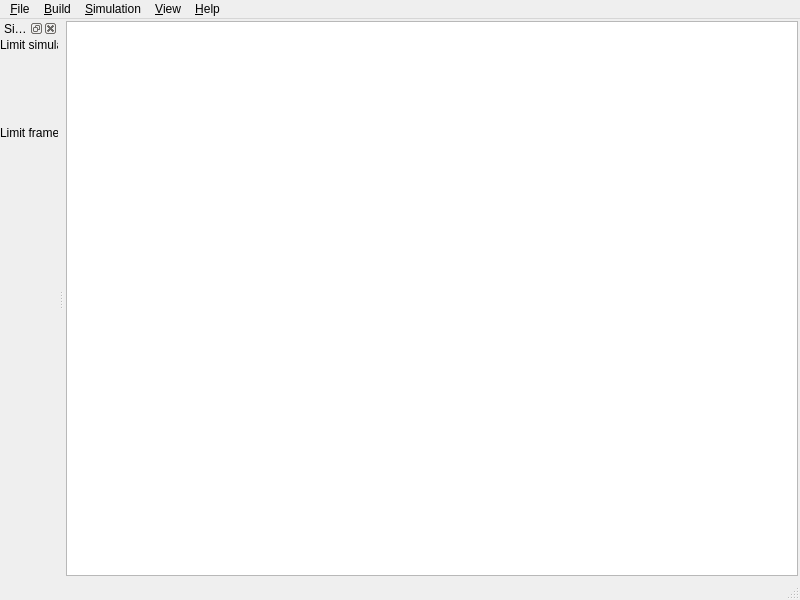
<?xml version="1.0" encoding="UTF-8"?>
<ui version="4.0">
 <class>StarshipMainWindow</class>
 <widget class="QMainWindow" name="StarshipMainWindow">
  <property name="geometry">
   <rect>
    <x>0</x>
    <y>0</y>
    <width>800</width>
    <height>600</height>
   </rect>
  </property>
  <property name="windowTitle">
   <string>Starship</string>
  </property>
  <widget class="QWidget" name="centralwidget">
   <layout class="QHBoxLayout" name="horizontalLayout">
    <property name="margin">
     <number>2</number>
    </property>
    <item>
     <widget class="HexTileGraphicsView" name="hexView">
      <property name="dragMode">
       <enum>QGraphicsView::RubberBandDrag</enum>
      </property>
      <property name="resizeAnchor">
       <enum>QGraphicsView::AnchorViewCenter</enum>
      </property>
     </widget>
    </item>
   </layout>
  </widget>
  <widget class="QMenuBar" name="menubar">
   <property name="geometry">
    <rect>
     <x>0</x>
     <y>0</y>
     <width>800</width>
     <height>25</height>
    </rect>
   </property>
   <widget class="QMenu" name="menuFile">
    <property name="title">
     <string>&amp;File</string>
    </property>
    <addaction name="actionQuit"/>
   </widget>
   <widget class="QMenu" name="menuHelp">
    <property name="title">
     <string>&amp;Help</string>
    </property>
    <addaction name="actionAbout"/>
    <addaction name="actionAboutQt"/>
   </widget>
   <widget class="QMenu" name="menuSimulation">
    <property name="title">
     <string>&amp;Simulation</string>
    </property>
    <addaction name="actionSimRunning"/>
    <addaction name="actionSimulationParameters"/>
   </widget>
   <widget class="QMenu" name="menuView">
    <property name="title">
     <string>&amp;View</string>
    </property>
    <addaction name="actionStatusBar"/>
    <addaction name="actionFullscreen"/>
   </widget>
   <widget class="QMenu" name="menuBuild">
    <property name="enabled">
     <bool>true</bool>
    </property>
    <property name="title">
     <string>&amp;Build</string>
    </property>
    <addaction name="actionBuildDeck"/>
    <addaction name="actionBuildBulkhead"/>
    <addaction name="separator"/>
    <addaction name="actionUnbuild"/>
    <addaction name="separator"/>
    <addaction name="actionCancelJob"/>
    <addaction name="separator"/>
    <addaction name="actionQuickDeck"/>
    <addaction name="actionQuickBulkhead"/>
   </widget>
   <addaction name="menuFile"/>
   <addaction name="menuBuild"/>
   <addaction name="menuSimulation"/>
   <addaction name="menuView"/>
   <addaction name="menuHelp"/>
  </widget>
  <widget class="QStatusBar" name="statusbar"/>
  <widget class="QDockWidget" name="simulationParameters">
   <property name="windowTitle">
    <string>Simulation Parameters</string>
   </property>
   <attribute name="dockWidgetArea">
    <number>1</number>
   </attribute>
   <widget class="DockContentsWidget" name="simulationDockContents">
    <widget class="QWidget" name="layoutWidget">
     <property name="geometry">
      <rect>
       <x>0</x>
       <y>0</y>
       <width>289</width>
       <height>131</height>
      </rect>
     </property>
     <layout class="QVBoxLayout" name="verticalLayout">
      <item>
       <widget class="QLabel" name="simRateLabel">
        <property name="text">
         <string>Limit simulation rate to:</string>
        </property>
       </widget>
      </item>
      <item>
       <layout class="QHBoxLayout" name="horizontalLayout_2">
        <item>
         <spacer name="horizontalSpacer">
          <property name="orientation">
           <enum>Qt::Horizontal</enum>
          </property>
          <property name="sizeHint" stdset="0">
           <size>
            <width>20</width>
            <height>20</height>
           </size>
          </property>
         </spacer>
        </item>
        <item>
         <widget class="QLabel" name="simRateBaseLabel">
          <property name="text">
           <string>60^</string>
          </property>
         </widget>
        </item>
        <item>
         <widget class="QDoubleSpinBox" name="simRateLimit">
          <property name="enabled">
           <bool>true</bool>
          </property>
          <property name="minimum">
           <double>-99.000000000000000</double>
          </property>
          <property name="maximum">
           <double>99.989999999999995</double>
          </property>
          <property name="singleStep">
           <double>0.100000000000000</double>
          </property>
         </widget>
        </item>
        <item>
         <widget class="QLabel" name="simRateLimitUnitsLabel">
          <property name="text">
           <string>seconds per second</string>
          </property>
         </widget>
        </item>
       </layout>
      </item>
      <item>
       <spacer name="verticalSpacer">
        <property name="orientation">
         <enum>Qt::Vertical</enum>
        </property>
        <property name="sizeHint" stdset="0">
         <size>
          <width>20</width>
          <height>20</height>
         </size>
        </property>
       </spacer>
      </item>
      <item>
       <widget class="QLabel" name="frameRateLabel">
        <property name="text">
         <string>Limit frame rate to:</string>
        </property>
       </widget>
      </item>
      <item>
       <layout class="QHBoxLayout" name="horizontalLayout_3">
        <item>
         <spacer name="horizontalSpacer_2">
          <property name="orientation">
           <enum>Qt::Horizontal</enum>
          </property>
          <property name="sizeHint" stdset="0">
           <size>
            <width>20</width>
            <height>20</height>
           </size>
          </property>
         </spacer>
        </item>
        <item>
         <widget class="QSpinBox" name="frameRateLimit">
          <property name="maximum">
           <number>999</number>
          </property>
          <property name="singleStep">
           <number>15</number>
          </property>
          <property name="value">
           <number>30</number>
          </property>
         </widget>
        </item>
        <item>
         <widget class="QLabel" name="frameRateUnitsLabel">
          <property name="text">
           <string>frames per second</string>
          </property>
         </widget>
        </item>
       </layout>
      </item>
     </layout>
    </widget>
   </widget>
  </widget>
  <action name="actionQuit">
   <property name="text">
    <string>&amp;Quit</string>
   </property>
   <property name="statusTip">
    <string>Exit this application</string>
   </property>
   <property name="shortcut">
    <string>Ctrl+Q</string>
   </property>
  </action>
  <action name="actionAbout">
   <property name="text">
    <string>&amp;About Starship</string>
   </property>
   <property name="statusTip">
    <string>Display Starship version and copyright</string>
   </property>
  </action>
  <action name="actionAboutQt">
   <property name="text">
    <string>About &amp;Qt</string>
   </property>
   <property name="statusTip">
    <string>Display Qt version and copyright</string>
   </property>
  </action>
  <action name="actionSimRunning">
   <property name="checkable">
    <bool>true</bool>
   </property>
   <property name="checked">
    <bool>true</bool>
   </property>
   <property name="text">
    <string>&amp;Running</string>
   </property>
   <property name="statusTip">
    <string>Pause or resume the flow of time</string>
   </property>
   <property name="shortcut">
    <string>Space</string>
   </property>
  </action>
  <action name="actionStatusBar">
   <property name="checkable">
    <bool>true</bool>
   </property>
   <property name="checked">
    <bool>true</bool>
   </property>
   <property name="text">
    <string>&amp;Status Bar</string>
   </property>
   <property name="statusTip">
    <string>Toggle visibility of this status bar</string>
   </property>
  </action>
  <action name="actionFullscreen">
   <property name="checkable">
    <bool>true</bool>
   </property>
   <property name="text">
    <string>&amp;Fullscreen</string>
   </property>
   <property name="shortcut">
    <string>F11</string>
   </property>
  </action>
  <action name="actionSimulationParameters">
   <property name="checkable">
    <bool>true</bool>
   </property>
   <property name="checked">
    <bool>true</bool>
   </property>
   <property name="text">
    <string>&amp;Parameters panel</string>
   </property>
  </action>
  <action name="actionBuildDeck">
   <property name="enabled">
    <bool>true</bool>
   </property>
   <property name="text">
    <string>&amp;Deck</string>
   </property>
  </action>
  <action name="actionBuildBulkhead">
   <property name="text">
    <string>&amp;Bulkhead</string>
   </property>
  </action>
  <action name="actionUnbuild">
   <property name="text">
    <string>&amp;Un-build</string>
   </property>
  </action>
  <action name="actionCancelJob">
   <property name="text">
    <string>&amp;Cancel Job</string>
   </property>
  </action>
  <action name="actionQuickDeck">
   <property name="text">
    <string>Quick Deck</string>
   </property>
  </action>
  <action name="actionQuickBulkhead">
   <property name="text">
    <string>Quick Bulkhead</string>
   </property>
  </action>
 </widget>
 <customwidgets>
  <customwidget>
   <class>HexTileGraphicsView</class>
   <extends>QGraphicsView</extends>
   <header>hextilegraphicsview.h</header>
  </customwidget>
  <customwidget>
   <class>DockContentsWidget</class>
   <extends>QWidget</extends>
   <header>dockcontentswidget.h</header>
   <container>1</container>
  </customwidget>
 </customwidgets>
 <resources/>
 <connections>
  <connection>
   <sender>actionQuit</sender>
   <signal>triggered()</signal>
   <receiver>StarshipMainWindow</receiver>
   <slot>close()</slot>
   <hints>
    <hint type="sourcelabel">
     <x>-1</x>
     <y>-1</y>
    </hint>
    <hint type="destinationlabel">
     <x>257</x>
     <y>217</y>
    </hint>
   </hints>
  </connection>
  <connection>
   <sender>actionStatusBar</sender>
   <signal>toggled(bool)</signal>
   <receiver>statusbar</receiver>
   <slot>setVisible(bool)</slot>
   <hints>
    <hint type="sourcelabel">
     <x>-1</x>
     <y>-1</y>
    </hint>
    <hint type="destinationlabel">
     <x>263</x>
     <y>452</y>
    </hint>
   </hints>
  </connection>
  <connection>
   <sender>actionSimulationParameters</sender>
   <signal>toggled(bool)</signal>
   <receiver>simulationParameters</receiver>
   <slot>setVisible(bool)</slot>
   <hints>
    <hint type="sourcelabel">
     <x>-1</x>
     <y>-1</y>
    </hint>
    <hint type="destinationlabel">
     <x>88</x>
     <y>233</y>
    </hint>
   </hints>
  </connection>
  <connection>
   <sender>simulationParameters</sender>
   <signal>visibilityChanged(bool)</signal>
   <receiver>actionSimulationParameters</receiver>
   <slot>setChecked(bool)</slot>
   <hints>
    <hint type="sourcelabel">
     <x>92</x>
     <y>158</y>
    </hint>
    <hint type="destinationlabel">
     <x>-1</x>
     <y>-1</y>
    </hint>
   </hints>
  </connection>
 </connections>
</ui>
